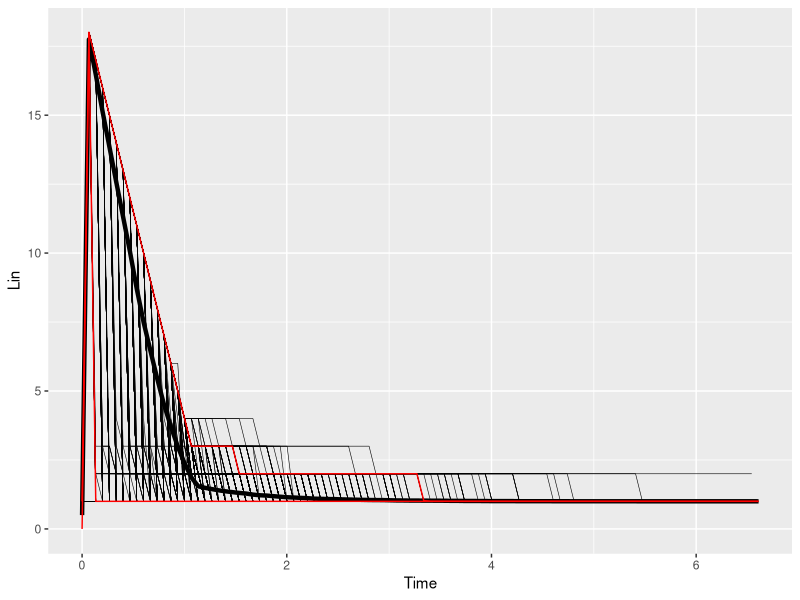

The R source for this figure:
library(ggplot2)
library(Hmisc)
Ne = 1.0;
lambda=1.0;
psi = 0.1;
rho=0.1;
tau=1.0;
mu=0.5;
c_1=abs(sqrt((lambda-mu-psi)^2+4*lambda*psi))
c_2=-(lambda-mu-2*lambda*rho-psi)/c_1
origin=2.0
proposedTree = NULL
geneTree = NULL

# Simple variant: It is now written only for the case of one transmission sample and one sampled ancestor.
# Does not include observed transmission, only non observed.
simulate<-function(transmissionTreeTimes, nSamplesPerTransmissionBranch){
  x = c()
  u =0.0

  for (i in 1:length(transmissionTreeTimes)){
    currentT <<- transmissionTreeTimes[i]
    if (i>1){
      nSamplesPerTransmissionBranch[i] = nSamplesPerTransmissionBranch[i]+nSamplesPerTransmissionBranch[i-1]
    }
    for (j in 1:length(nSamplesPerTransmissionBranch[i])){
      x=append(x, rep(transmissionTreeTimes[i], nSamplesPerTransmissionBranch[i]))
    }

    minCoalTime = Inf;
    minNonObsTransmissionTime = Inf;
    while(nSamplesPerTransmissionBranch[i]>1){
      if (i<length(transmissionTreeTimes) && transmissionTreeTimes[i+1]<currentT)
        break
        minCoalTime = rexp(n=1, rate=nSamplesPerTransmissionBranch[i]*(nSamplesPerTransmissionBranch[i]-1)*0.5/Ne);
        u <<- runif(1)
        if (i<length(transmissionTreeTimes))
          upper = transmissionTreeTimes[i+1]
        else
          upper = 1000#origin
        if (E(currentT) >= 0 && E(upper)<=0 || E(currentT) <= 0 && E(upper) >= 0)
          minNonObsTransmissionTime = uniroot(E, lower=currentT, upper=upper, tol=10^(-16))$root-currentT;

        if (i<length(transmissionTreeTimes) && transmissionTreeTimes[i+1] <= min(minCoalTime, minNonObsTransmissionTime)+currentT )
          break
        if (minCoalTime < minNonObsTransmissionTime && (i+1>length(transmissionTreeTimes) || currentT+minCoalTime < transmissionTreeTimes[i+1])){
          nSamplesPerTransmissionBranch[i]=nSamplesPerTransmissionBranch[i]-1
          currentT <<- currentT+minCoalTime;
          x = append(x, rep(currentT,nSamplesPerTransmissionBranch[i]))
        } else if(minNonObsTransmissionTime < Inf &&  (i+1>length(transmissionTreeTimes) || currentT+minNonObsTransmissionTime < transmissionTreeTimes[i+1])){
          duplicateT = currentT;
          while (duplicateT<currentT+tau && nSamplesPerTransmissionBranch[i]>1){
            coalTime = rexp(n=1, rate=nSamplesPerTransmissionBranch[i]*(nSamplesPerTransmissionBranch[i]-1)*0.5/Ne);
            if (duplicateT+coalTime < currentT+tau){
              nSamplesPerTransmissionBranch[i]=nSamplesPerTransmissionBranch[i]-1
              duplicateT = duplicateT+coalTime;
            } else
              break;
          }
          currentT <<- currentT+minNonObsTransmissionTime;
            x = append(x, rep(currentT,nSamplesPerTransmissionBranch[i]))
      } else
        next
    }
  }
  return(x)
}

# get time of the next hidden event
E <-function(t){
  E_0 = (-log(((c_2-1)*exp(-c_1*currentT)-c_2-1)^2)-c_1*currentT+(lambda+mu+psi)*currentT)/2*lambda
  E_1 = (-log(((c_2-1)*exp(-c_1*t)-c_2-1)^2)-c_1*t+(lambda+mu+psi)*t)/2*lambda

  result = E_1-E_0+log(u)
  return(result)
}

df=data.frame("Time"=numeric(), "Lin"=numeric(), "N"=numeric())
n_ = 1000
for (s in 1:n_ ){
  x=simulate(c(0.0, 0.01), c(1, 17))
  df_s=data.frame(table(x))
  colnames(df_s) = c("Time", "Lin")
  df_s$N=s
  df_s$Time = as.numeric(as.character(df_s$Time))
  df = rbind(df, df_s)
}

maxTime = max(df$Time)

ddf=data.frame("Time"=numeric(n_*100), "Lin"=numeric(n_*100), "N"=numeric(n_*100))
j=1
for (s in 1:n_){
  df_n = df[which(df$N==s),]
  ddf$Time[j]=head(df_n,1)$Time#rbind(ddf, head(df_n,1))
  ddf$Lin[j]=head(df_n,1)$Lin
  ddf$N[j]=head(df_n,1)$N
  i=1
  t_n = df_n$Time[i]
  t_n_max = tail(df_n, 1)$Time
  for (t in seq(0, maxTime, length.out=100)){
    if (t==0)
      next
    j=j+1
    if (t <= t_n_max){
      if(t >= t_n & t < df_n$Time[i+1]){
        ddf$Time[j]=t
        ddf$Lin[j]=df_n[which(df_n$Time==t_n), ]$Lin
        ddf$N[j]=s
      }
        # ddf = rbind(ddf, data.frame("Time"=t, "Lin"=df_n[which(df_n$Time==t_n), ]$Lin, "N"=s))
      else{
        i = i + 1
        t_n = df_n$Time[i]
        ddf$Time[j]=t
        ddf$Lin[j]=df_n[which(df_n$Time==t_n), ]$Lin
        ddf$N[j]=s
        # ddf = rbind(ddf, data.frame("Time"=t, "Lin"= df_n[which(df_n$Time==t_n), ]$Lin, "N"=s))
      }
    }
    else{
      ddf$Time[j]=t
      ddf$Lin[j]=df_n[which(df_n$Time==t_n_max), ]$Lin
      ddf$N[j]=s
      # ddf=rbind(ddf, data.frame("Time"=t, "Lin"=df_n[which(df_n$Time==t_n_max),]$Lin, "N"=s))
    }
  }
}
save(df, ddf, file = "simulated.RData")

p <- ggplot(ddf, aes(Time, Lin)) +
      geom_line(size=0.2, aes(group=N))+
      stat_summary(fun="mean", geom="line", size = 1.5) +
      stat_summary(fun=function(z) { quantile(z,probs=0.025) }, geom="line", size = 0.5, color="red") +
      stat_summary(fun=function(z) { quantile(z,probs=0.975) }, geom="line", size = 0.5, color="red")

ggsave("simulation.pdf", p)
# #  data.frame(table(x))
# likelihood<-function(geneTreeTable){
#   logP=0.0
# 
#   for (int in 1:(nrow(geneTreeTable)-1)){
#     # intervals
#     logP = logP - geneTreeTable[int,2]*(geneTreeTable[int,2]-1)/(2.0*Ne)*(geneTreeTable[int+1,1] - geneTreeTable[int,1])
#     logP = logP - (1-g_ij (geneTreeTable[int,2], geneTreeTable[int,2]))*lambda*integral_p0(geneTreeTable[int,1], geneTreeTable[int+1,1])
#     
#     if (int>1){
#       if (geneTreeTable[int-1,2]-geneTreeTable[int,2]==1){
#         # bifurcation
#         bif = 1.0/Ne + g_ij(geneTreeTable[int-1,2], geneTreeTable[int,2])*lambda*p_0(geneTreeTable[int,1])
#         logP = logP + log(bif)
#       } else if (geneTreeTable[int-1,2]-geneTreeTable[int,2]>1){
#         # multifurcation
#         mult=g_ij(geneTreeTable[int-1,2], geneTreeTable[int,2])*lambda*p_0(geneTreeTable[int,1])
#         logP=logP + log(mult)
#       }
#     }
#   }
#   return(logP)
# }
# 
# 
# 
# operator<-function(geneTreeTable){
#   logP=0
#   # choose timepoint, skip past sampling times (first two) and root
#   if (length(3:(which(geneTreeTable[,2] == 1))[2])==1){
#     int_s=3
#   } else{
#     int_s = sample(3:(which(geneTreeTable[,2] == 1))[2],1)
#   }
#   # if the root was already reached before, skip
#   if (geneTreeTable[int_s-1,2]==1)
#     return(-Inf)
#   
#   if (runif(1) < 0.5){
#     #decrease
#     diff_down = geneTreeTable[int_s,2]-1
#     if (diff_down==0)
#       return(-Inf)
#     by = 1 #sample(1:diff_down, 1)
#     for (int_d in int_s:99){
#       # if (by > 1 && geneTreeTable[int_d,1]> origin)
#       #   break
#       if(geneTreeTable[int_d,2]==1)
#         break
#       val = geneTreeTable[int_d,2] - by
#       if (val< 1){
#         val=1
#       }
#       geneTreeTable[int_d,2] = val
#     }
#     # diff_up = geneTreeTable[int_s-1,2]-geneTreeTable[int_s,2]
#     # if(diff_up<0){
#     #   print(geneTreeTable[int_s-1,2])
#     # }
#     # logP=log(diff_up/diff_down)
#     proposedTree <<-geneTreeTable
#     return(logP)  
#   } else {
#     # increase
#     diff_up = geneTreeTable[int_s-1,2]-geneTreeTable[int_s,2]
#     if (diff_up<=0)
#       return(-Inf)
#     by = 1 #sample(1:diff_up, 1)
#     for (int_d in int_s:99){
#       val = geneTreeTable[int_d,2] + by
#       geneTreeTable[int_d,2] = val
#       if (val == 1+by)
#         break
#     }
#     # diff_down = geneTreeTable[int_s,2]-1
#     # if(diff_up<0)
#     #   print("yoyo")
#     # logP=log(diff_down/diff_up)
#     proposedTree <<-geneTreeTable
#     return(logP) 
#   }
# }
# 
# set.seed(42)
# n_iter=100000
# mcmc = data.frame("Time"=numeric(), "Lin"=numeric(), "N"=numeric())
# geneTree = head(ddf,100)
# old_likelihood = likelihood(geneTree)
# for (s in 1:n_iter){
#   logHR = operator(geneTree)
#   if (logHR==-Inf){
#     geneTree$N=s
#     colnames(geneTree) = c("Time", "Lin", "N")
#   } else{
#     new_likelihood = likelihood(proposedTree)
#     logAlpha = new_likelihood - old_likelihood + logHR
#     if (logAlpha >=0 || runif(1)<exp(logAlpha)){
#       # accept
#       geneTree <- proposedTree
#       geneTree$N=s
#       colnames(geneTree) = c("Time", "Lin", "N")
#       old_likelihood = new_likelihood
#       mcmc = rbind(mcmc, geneTree)
#     } else{
#       # reject
#       geneTree$N=s
#       colnames(geneTree) = c("Time", "Lin", "N")
#     }
#   } 
#   # if(s%%1000==0){
#     
#   # }
#   
# }
# 
# save(mcmc, file = "mcmc.RData")
# 
# ggplot(mcmc, aes(Time, Lin)) +
#       geom_line(size=0.2, aes(group=N), color="grey")+
#       stat_summary(fun="mean", geom="line", size = 1.5) +
#       stat_summary(fun=function(z) { quantile(z,probs=0.025) }, geom="line", size = 0.5, color="red") +
#       stat_summary(fun=function(z) { quantile(z,probs=0.975) }, geom="line", size = 0.5, color="red")
# 

integral_p0 <- function(t0, t1){
  ans= (1.0/(2.0*lambda)) * ((t1-t0)*(mu+psi+lambda-c_1)+2.0*log(((c_2-1)*exp(-c_1*t0)-c_2-1) / ((c_2-1)*exp(-c_1*t1)-c_2-1)))
  return(ans)
}

p_0 <- function(t){
  p0=(lambda+mu+psi+c_1*( (exp(-c_1*t)*(1-c_2)-(1+c_2))/(exp(-c_1*t)*(1-c_2)+(1+c_2))))/(2.0*lambda)
  return(p0)
}

g_ij <- function(i, j){
  ans = 0.0
  for (k in j:i){
    ans = ans + (2.0*k-1)*((-1.0)^(k-j))*f_1(j, k-1)*f_2(i, k)*exp(-(k*(k-1)*tau*0.5)/Ne) / (factorial(j)*factorial(k-j)*f_1(i, k))
  }
  return(ans)
}

f_1 <- function(x, y){
  ans = 1.0
  if(y==0)
    return(ans)
  for(f1 in 0:(y-1)){
    ans = ans * (x+f1)
  }
  
  return(ans)
}

f_2 <- function(x, y){
  ans=1.0
  for(f2 in 0:(y-1)){
    ans = ans * (x-f2)
  }
  return(ans)
}
